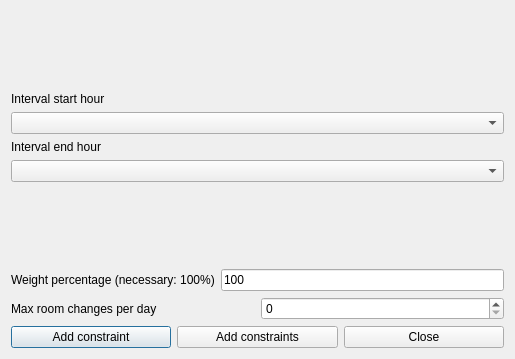
<?xml version="1.0" encoding="UTF-8"?>
<ui version="4.0">
 <class>AddConstraintTeachersMaxRoomChangesPerDayInIntervalForm_template</class>
 <widget class="QDialog" name="AddConstraintTeachersMaxRoomChangesPerDayInIntervalForm_template">
  <property name="geometry">
   <rect>
    <x>0</x>
    <y>0</y>
    <width>514</width>
    <height>359</height>
   </rect>
  </property>
  <property name="windowTitle">
   <string extracomment="This is the title of the dialog to add a new constraint of this type">Add teachers max room changes per day in interval</string>
  </property>
  <layout class="QGridLayout" name="gridLayout">
   <item row="0" column="0">
    <spacer name="spacer1">
     <property name="orientation">
      <enum>Qt::Vertical</enum>
     </property>
     <property name="sizeType">
      <enum>QSizePolicy::Expanding</enum>
     </property>
     <property name="sizeHint" stdset="0">
      <size>
       <width>20</width>
       <height>21</height>
      </size>
     </property>
    </spacer>
   </item>
   <item row="3" column="0">
    <spacer name="verticalSpacer">
     <property name="orientation">
      <enum>Qt::Vertical</enum>
     </property>
     <property name="sizeHint" stdset="0">
      <size>
       <width>493</width>
       <height>24</height>
      </size>
     </property>
    </spacer>
   </item>
   <item row="2" column="0">
    <layout class="QVBoxLayout" name="verticalLayout_2">
     <item>
      <widget class="QLabel" name="endTextLabel">
       <property name="frameShape">
        <enum>QFrame::NoFrame</enum>
       </property>
       <property name="frameShadow">
        <enum>QFrame::Plain</enum>
       </property>
       <property name="text">
        <string>Interval end hour</string>
       </property>
       <property name="wordWrap">
        <bool>false</bool>
       </property>
      </widget>
     </item>
     <item>
      <widget class="QComboBox" name="endHourComboBox">
       <property name="editable">
        <bool>false</bool>
       </property>
       <property name="insertPolicy">
        <enum>QComboBox::NoInsert</enum>
       </property>
       <property name="duplicatesEnabled">
        <bool>false</bool>
       </property>
      </widget>
     </item>
    </layout>
   </item>
   <item row="6" column="0">
    <layout class="QHBoxLayout">
     <item>
      <widget class="QPushButton" name="addConstraintPushButton">
       <property name="text">
        <string>Add constraint</string>
       </property>
      </widget>
     </item>
     <item>
      <widget class="QPushButton" name="addConstraintsPushButton">
       <property name="text">
        <string>Add constraints</string>
       </property>
      </widget>
     </item>
     <item>
      <widget class="QPushButton" name="closePushButton">
       <property name="text">
        <string>Close</string>
       </property>
      </widget>
     </item>
    </layout>
   </item>
   <item row="4" column="0">
    <layout class="QHBoxLayout">
     <item>
      <widget class="QLabel" name="weightTextLabel">
       <property name="frameShape">
        <enum>QFrame::NoFrame</enum>
       </property>
       <property name="frameShadow">
        <enum>QFrame::Plain</enum>
       </property>
       <property name="text">
        <string>Weight percentage (necessary: 100%)</string>
       </property>
       <property name="wordWrap">
        <bool>false</bool>
       </property>
      </widget>
     </item>
     <item>
      <widget class="QLineEdit" name="weightLineEdit">
       <property name="text">
        <string notr="true">100</string>
       </property>
      </widget>
     </item>
    </layout>
   </item>
   <item row="1" column="0">
    <layout class="QVBoxLayout" name="verticalLayout">
     <item>
      <widget class="QLabel" name="startTextLabel">
       <property name="frameShape">
        <enum>QFrame::NoFrame</enum>
       </property>
       <property name="frameShadow">
        <enum>QFrame::Plain</enum>
       </property>
       <property name="text">
        <string>Interval start hour</string>
       </property>
       <property name="wordWrap">
        <bool>false</bool>
       </property>
      </widget>
     </item>
     <item>
      <widget class="QComboBox" name="startHourComboBox">
       <property name="editable">
        <bool>false</bool>
       </property>
       <property name="insertPolicy">
        <enum>QComboBox::NoInsert</enum>
       </property>
       <property name="duplicatesEnabled">
        <bool>false</bool>
       </property>
      </widget>
     </item>
    </layout>
   </item>
   <item row="5" column="0">
    <layout class="QHBoxLayout">
     <item>
      <widget class="QLabel" name="textLabel1">
       <property name="text">
        <string>Max room changes per day</string>
       </property>
       <property name="wordWrap">
        <bool>false</bool>
       </property>
      </widget>
     </item>
     <item>
      <widget class="QSpinBox" name="maxChangesSpinBox"/>
     </item>
    </layout>
   </item>
  </layout>
 </widget>
 <layoutdefault spacing="6" margin="11"/>
 <resources/>
 <connections/>
</ui>
